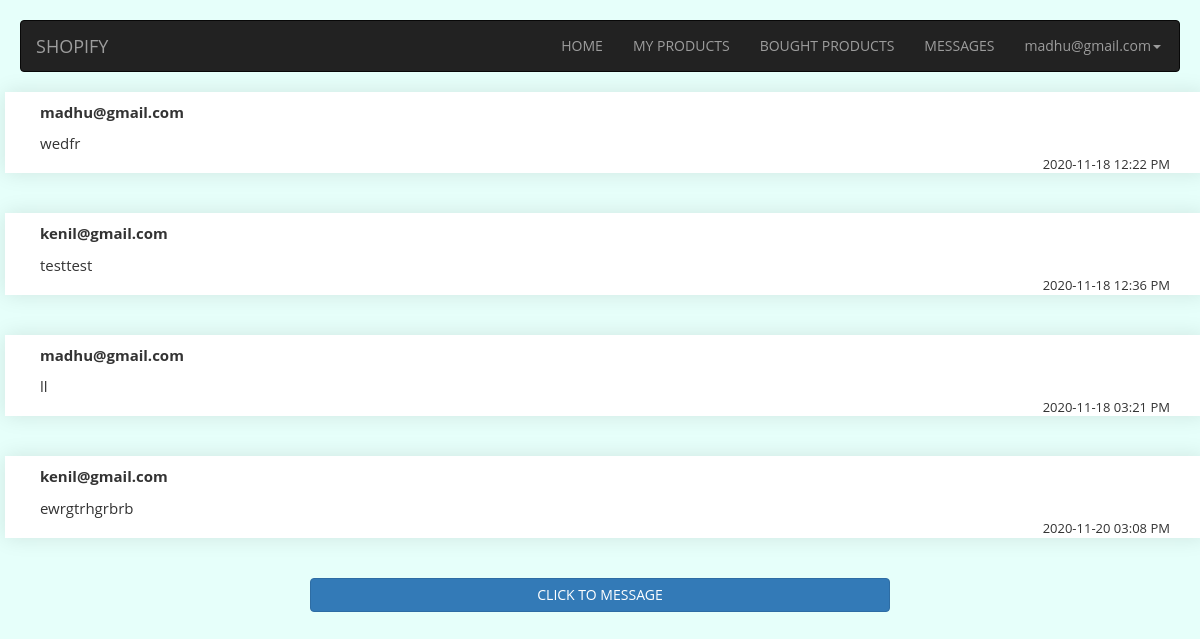
Page /message.php (signed in) on the committed database.
### tables this page shows
CREATE TABLE `messages` (
  `msg_id` int(100) NOT NULL,
  `sender_id` varchar(255) DEFAULT NULL,
  `receiver_id` varchar(255) DEFAULT NULL,
  `message` varchar(255) DEFAULT NULL,
  `msg_date` varchar(255) DEFAULT NULL,
  `msg_time` varchar(255) DEFAULT NULL
);

### message.php (the view, shortened to what this page needs)
<?php
  require('inc/config.php');
?>
<!DOCTYPE html>
<html>
<head>
	 <link rel="stylesheet" href="https://maxcdn.bootstrapcdn.com/bootstrap/3.3.7/css/bootstrap.min.css">
  <link rel="stylesheet" type="text/css" href="css/footer.css">
  <link rel="stylesheet" type="text/css" href="css/advertise.css">
  <link rel="stylesheet" type="text/css" href="css/purchase.css">
</head>
<body style="background-color:  #e6fffa;">
	<nav class="navbar navbar-inverse">
  <div class="container">
    <div class="navbar-header">
      <a class="navbar-brand" href="home.php">SHOPIFY</a>
    </div>
    <div class="collapse navbar-collapse" id="myNavbar">
      <ul class="nav navbar-nav navbar-right">
        <li><a href="home.php">HOME</a></li>
        <li><a href="my_products.php">MY PRODUCTS</a></li>
        <li><a href="bought_products.php">BOUGHT PRODUCTS</a></li>
        <li><a href="message.php">MESSAGES</a></li>
        <li class="dropdown"><a href="#" class="dropdown-toggle" data-toggle="dropdown"><?php echo $_SESSION['email']; ?><span class="caret"></span></a>
        </li>
      </ul>
    </div>
  </div>
</nav>
<?php
    $email_id = $_SESSION['email'];
    $query = "SELECT * FROM Messages WHERE receiver_id ='$email_id'";
    $result = mysqli_query($db,$query);
    while ($row = mysqli_fetch_assoc($result)){
          $sender_id = $row["sender_id"];
          ?>
         <div class="container">
<div class="row row-margin-bottom">
            <div class="col-md-12 no-padding lib-item" data-category="view">
                <div class="lib-panel">
                    <div class="row box-shadow">
                        <div class="col-md-12">
                            <div class="lib-row lib-message">
                                <b><?php echo $sender_id; ?></b>
                            </div>
                            <div class="lib-row lib-data">
                                 <?php echo $row["message"]; ?>
                            </div>
                            <div class="lib-row lib-desc" style="text-align: right;">
                                 <?php echo $row["msg_date"]." ".$row["msg_time"]; ?>
                            </div>
                        </div>
                    </div>
                </div>
            </div>
        </div>
      </div>
    <?php
    }
?>
<a href="send_message.php"><center><button style="width: 50%;" type="submit" id="sold" name="sold" class="btn btn-primary" >CLICK TO MESSAGE</button></center></a>

### css/purchase.css (style rules this page uses)
body { padding: 20px; font-family: 'Open Sans', sans-serif; background-color: #f7f7f7; }
.lib-panel { margin-bottom: 20px; }
.lib-panel .row, .lib-panel .col-md-6 { padding: 0; background-color: #FFFFFF; }
.lib-panel .lib-row { padding: 0 20px 0 20px; }
.lib-panel .lib-row.lib-data { background-color: #FFFFFF; font-size: 15px; padding: 0px 20px 0 20px; }
.lib-panel .lib-row.lib-message { background-color: #FFFFFF; font-size: 15px; padding: 10px 20px 10px 20px; }
.lib-panel .lib-row.lib-desc { position: relative; height: 100%; display: block; font-size: 13px; }
.row-margin-bottom { margin-bottom: 20px; }
.box-shadow { -webkit-box-shadow: 0px 0px 20px 0px #0808081a!important; box-shadow: 0px 0px 20px 0px #0a0a0a1a!important; }
.no-padding { padding: 0; }

### rows in the picture
messages: sender "madhu@gmail.com", message "wedfr", msg_date "2020-11-18", msg_time "12:22 PM"
messages: sender "kenil@gmail.com", message "testtest", msg_date "2020-11-18", msg_time "12:36 PM"
messages: sender "madhu@gmail.com", message "ll", msg_date "2020-11-18", msg_time "03:21 PM"
messages: sender "kenil@gmail.com", message "ewrgtrhgrbrb", msg_date "2020-11-20", msg_time "03:08 PM"

### other values in the picture
$_SESSION['email'] "madhu@gmail.com"
